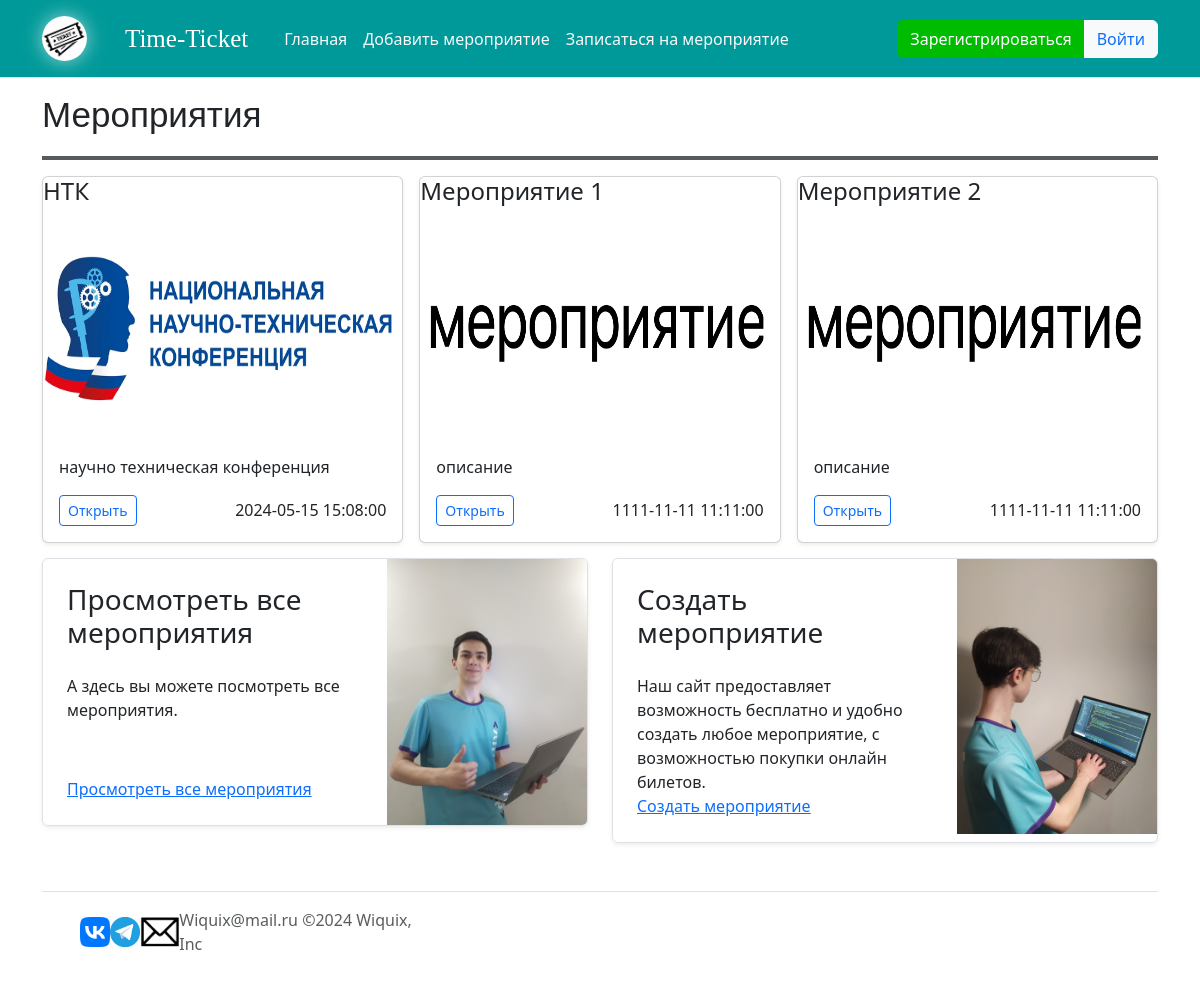
The page / on the database its author committed.
### instance/DataBase.py (models this page shows)
class Events(db.Model):
    id = db.Column(db.Integer, primary_key=True)
    name = db.Column(db.String(30), nullable=False)
    adress = db.Column(db.String, nullable=False)
    description = db.Column(db.String, nullable=False)
    start_datetime = db.Column(db.Integer, nullable=False)
    end_datetime = db.Column(db.Integer, nullable=False)
    filename = db.Column(db.String)
    organizer = db.Column(db.Integer, db.ForeignKey('users.id'))

### main.py (the view)
@app.route('/')
def index():
    events = Events.query.all()[:3]
    if len(events) != 0:
        return render_template("index.html", events=events)
    return render_template("index.html", events=0)

### templates/index.html (shortened to what this page needs)
{% extends 'base.html' %}
{% block main %}
  <h2>Мероприятия</h2>
  <hr class="border border-dark border-2 opacity-75">
  <div class="row row-cols-1 row-cols-sm-2 row-cols-md-3 g-3">
    {% if events != 0 %}
      {% for i in range(events|length) %}
        <div class="col">
          <div class="card shadow-sm">
            <div><h4>{{ events[i].name }}</h4></div>
            <a href="/event/{{ events[i].id }}"><img src="static/img/{{events[i].filename}}" class="card-img-top" width="100%" height="225"></a>
            <div class="card-body">
              <p class="card-text">{{ events[i].description }}</p>
              <div class="d-flex justify-content-between align-items-center">
                <div class="btn-group">
                  <a href="/event/{{ events[i].id }}"><button type="button" class="btn btn-sm btn-outline-primary">Открыть</button></a>
                </div>
                <div align='right'>
                  <span >{{ events[i].start_datetime }}</span>
                </div>
              </div>
            </div>
          </div>
        </div>
      {% endfor %}
    {% endif %}
        </div>
  <div class="row mb-2 up" >
    <div class="col-md-6">
      <div class="row g-0 border rounded overflow-hidden flex-md-row mb-4 shadow-sm h-md-250 position-relative">
        <div class="col p-4 d-flex flex-column position-static">
          <h3 class="mb-0">Просмотреть все мероприятия</h3><br>
          <p class="card-text mb-auto">А здесь вы можете посмотреть все мероприятия.</p>
          <a href="/events" class="stretched-link">Просмотреть все мероприятия</a>
        </div>
        <div class="col-auto d-none d-lg-block">
          <img src="{{ url_for('static', filename='events.jpg') }}" width="200" height="auto" class="bd-placeholder-img">
        </div>
      </div>
    </div>
    <div class="col-md-6">
      <div class="row g-0 border rounded overflow-hidden flex-md-row mb-4 shadow-sm h-md-250 position-relative">
        <div class="col p-4 d-flex flex-column position-static">
          <h3 class="mb-0">Создать мероприятие</h3><br>
          <p class="mb-auto">Наш сайт предоставляет возможность бесплатно и удобно создать любое мероприятие, с возможностью покупки онлайн билетов.</p>
          <a href="/add_event/0" class="stretched-link">Создать мероприятие</a>
        </div>
        <div class="col-auto d-none d-lg-block ">
          <img src="{{ url_for('static', filename='add_event.jpg') }}" width="200" height="auto" class="bd-placeholder-img">
        </div>
      </div>
    </div>
  </div>
{% endblock %}

### templates/base.html (shortened to what this page needs)
<!DOCTYPE html>
<html lang="ru">
	<head>
		<link
			href="https://cdn.jsdelivr.net/npm/bootstrap@5.3.0-alpha1/dist/css/bootstrap.min.css"
			rel="stylesheet"
		/>
		<link
			href="https://getbootstrap.com/docs/5.3/assets/css/docs.css"
			rel="stylesheet"
		/>
	</head>
	<body>
		<header class="p-3 mb-3 bg border-bottom">
			<div class="container">
				<div
					class="d-flex flex-wrap align-items-center justify-content-center justify-content-lg-start"
				>
					<a href="/"
						><img
							src="{{ url_for('static', filename='ticket.jpg') }}"
							width="45"
							height="45"
							class="rounded-circle md"
							style="box-shadow: 0px 0px 19px rgb(255 255 255 / 60%)" /></a
					>
					<a href="/" class="nav-link px-2 link-light"
						><font face="Franklin Gothic Medium" class="main-name"
							>Time-Ticket</font
						></a
					>
					<ul
						class="nav col-12 col-lg-auto me-lg-auto mb-2 justify-content-center mb-md-0"
					>
						<li><a href="/" class="nav-link px-2 link-light">Главная</a></li>
						<li>
							<a href="/add_event/0" class="nav-link px-2 link-light"
								>Добавить мероприятие</a
							>
						</li>
						<li>
							<a href="/events" class="nav-link px-2 link-light"
								>Записаться на мероприятие</a
							>
						</li>
					</ul>
					{% if current_user.is_authenticated %}
					<h5 class="text-end text-light" style="margin: 0px 10px 5px 5px">
						{{current_user.username}}
					</h5>
					<div class="dropdown text-end">
						<a
							href="#"
							class="d-block link-light text-decoration-none dropdown-toggle"
							data-bs-toggle="dropdown"
							aria-expanded="false"
						>
							<img
								src="{{ url_for('static', filename='profile2.jpg') }}"
								alt="mdo"
								width="32"
								height="32"
								class="rounded-circle"
								style="box-shadow: 0px 0px 19px rgb(255 255 255 / 25%)"
							/>
						</a>
						<ul class="dropdown-menu text-small" style="">
							<li>
								<a class="dropdown-item" href="/add_event/0"
									>Добавить мероприятие</a
								>
							</li>
							<li>
								<a class="dropdown-item" href="/profile/{{current_user.id}}"
									>Профиль</a
								>
							</li>
							<li><hr class="dropdown-divider" /></li>
							<li><a class="dropdown-item" href="/logout">Выйти</a></li>
						</ul>
					</div>
					<div class="btn-group" style="margin-left: 10px">
						<a
							href="/logout"
							class="btn btn-primary md"
							style="border: 1px solid #ffffff"
							>Выйти</a
						>
					</div>
					{% else %}
					<div class="btn-group">
						<a
							href="/sign-up"
							class="btn text-white"
							style="background-color: #00bc00"
							>Зарегистрироваться</a
						>
						<a
							href="/login"
							class="btn btn btn-light text-primary"
							style="border: 1px solid #ffffff"
							>Войти</a
						>
					</div>
					{% endif %}
				</div>
			</div>
		</header>
		<div class="container">{% block main %}{% endblock %}</div>
		<div class="container">
			<footer
				class="d-flex flex-wrap justify-content-between align-items-center py-3 my-4 border-top"
			>
				<div class="col-md-4 d-flex align-items-center">
					<a
						href="/"
						class="mb-3 me-2 mb-md-0 text-muted text-decoration-none lh-1"
					>
						<svg class="bi" width="30" height="24"></svg>
					</a>
					<a href="https://vk.com/Wiquzxi"
						><img src="/static/img/vk.png" height="30px" width="30px"
					/></a>
					<a href="https://t.me/Wiquzix"
						><img src="/static/img/telegram.png" height="30px" width="30px"
					/></a>
					<img src="/static/img/email.jpg" height="30px" width="40px" />
					<span class="mb-3 mb-md-0 text-muted">
						Wiquix@mail.ru ©2024 Wiquix, Inc
					</span>
				</div>
			</footer>
		</div>
	</body>
</html>

### templates/base.html (style rules this page uses)
.md { margin-right: 30px; }
.main-name { font-size: 25px; margin-right: 20px; color: #ffffff; }
.bg { background-color: #009999; }

### templates/index.html (style rules this page uses)
h2 { font-size: 35px; font-family: 'Arial Narrow Bold', sans-serif; margin-bottom: 20px; }
.up { margin-top:15px; }

### rows shown on the page
Events: name "НТК", filename (picture), description "научно техническая конференция", start_datetime "2024-05-15 15:08:00"
Events: name "Мероприятие 1", filename (picture), description "описание", start_datetime "1111-11-11 11:11:00"
Events: name "Мероприятие 2", filename (picture), description "описание", start_datetime "1111-11-11 11:11:00"
